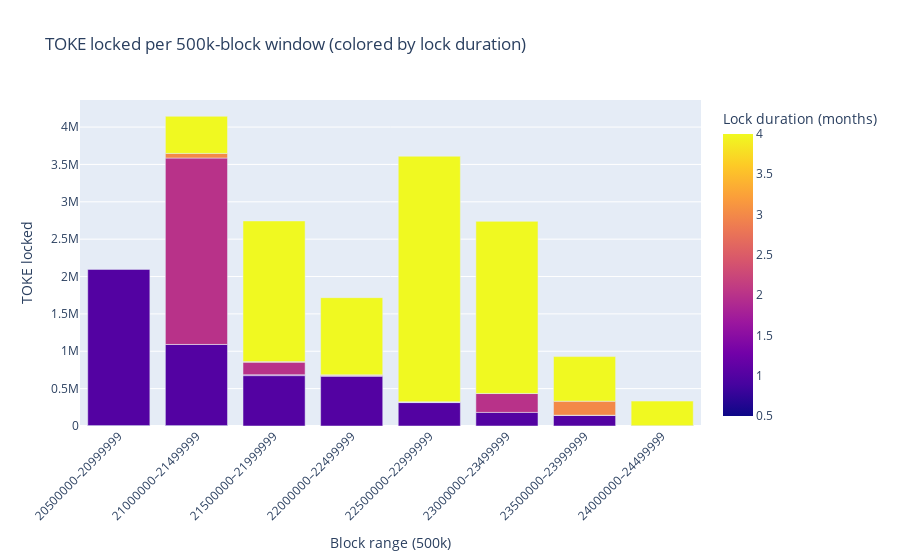

The notebook cell saved with this chart:
### Code cell
import numpy as np
import pandas as pd
import plotly.express as px
import plotly.io as pio

pio.templates.default = None

bin_size = 500_000

dff = df.copy()
dff["block_bin_start"] = (dff["block"] // bin_size) * bin_size
dff["block_bin_label"] = dff["block_bin_start"].astype(str) + "–" + (dff["block_bin_start"] + bin_size - 1).astype(str)

# aggregate TOKE per (block bin, months) so we can color by months
agg = (
    dff.groupby(["block_bin_start", "block_bin_label", "months"], as_index=False)["toke"]
    .sum()
    .sort_values(["block_bin_start", "months"])
)

fig = px.bar(
    agg,
    x="block_bin_label",
    y="toke",
    color="months",
    title="TOKE locked per 500k-block window (colored by lock duration)",
    labels={"block_bin_label": "Block range (500k)", "toke": "TOKE locked", "months": "Lock duration (months)"},
)

fig.update_xaxes(type="category", tickangle=-45)
fig.show()

### Figure 1 — Plotly figure (JSON) as saved in the notebook; plotly's stock layout.template omitted (floating-point values rounded to 4 significant figures)
{"data": [{"alignmentgroup": "True", "hovertemplate": "Block range (500k)=%{x}<br>TOKE locked=%{y}<br>Lock duration (months)=%{marker.color}<extra></extra>", "legendgroup": "", "marker": {"color": [0.5, 1, 0.5, 1, 1.5, 2, 3, 4, 1, 1.5, 2, 3, 4, 1, 1.5, 2, 3, 4, 1, 1.5, 2, 3, 4, 1, 2, 3, 4, 1, 1.5, 2, 3, 4, 1, 3, 4], "coloraxis": "coloraxis", "pattern": {"shape": ""}}, "name": "", "offsetgroup": "", "orientation": "v", "showlegend": false, "textposition": "auto", "type": "bar", "x": ["20500000–20999999", "20500000–20999999", "21000000–21499999", "21000000–21499999", "21000000–21499999", "21000000–21499999", "21000000–21499999", "21000000–21499999", "21500000–21999999", "21500000–21999999", "21500000–21999999", "21500000–21999999", "21500000–21999999", "22000000–22499999", "22000000–22499999", "22000000–22499999", "22000000–22499999", "22000000–22499999", "22500000–22999999", "22500000–22999999", "22500000–22999999", "22500000–22999999", "22500000–22999999", "23000000–23499999", "23000000–23499999", "23000000–23499999", "23000000–23499999", "23500000–23999999", "23500000–23999999", "23500000–23999999", "23500000–23999999", "23500000–23999999", "24000000–24499999", "24000000–24499999", "24000000–24499999"], "xaxis": "x", "y": [5753.0, 2090000.0, 5063.0, 1085000.0, 827.5, 2494000.0, 61640.0, 496600.0, 674200.0, 11940.0, 168200.0, 7012.0, 1882000.0, 665800.0, 8137.0, 6149.0, 4382.0, 1033000.0, 313400.0, 6966.0, 627.1, 3632.0, 3285000.0, 181900.0, 252700.0, 984.4, 2303000.0, 142800.0, 834.7, 896.0, 187600.0, 596800.0, 3808.0, 275.1, 329400.0], "yaxis": "y"}], "layout": {"barmode": "relative", "coloraxis": {"colorbar": {"title": {"text": "Lock duration (months)"}}, "colorscale": [[0, "#0d0887"], [0.1111, "#46039f"], [0.2222, "#7201a8"], [0.3333, "#9c179e"], [0.4444, "#bd3786"], [0.5556, "#d8576b"], [0.6667, "#ed7953"], [0.7778, "#fb9f3a"], [0.8889, "#fdca26"], [1, "#f0f921"]]}, "legend": {"tracegroupgap": 0}, "title": {"text": "TOKE locked per 500k-block window (colored by lock duration)"}, "xaxis": {"anchor": "y", "domain": [0, 1], "tickangle": -45, "title": {"text": "Block range (500k)"}, "type": "category"}, "yaxis": {"anchor": "x", "domain": [0, 1], "title": {"text": "TOKE locked"}}}}
